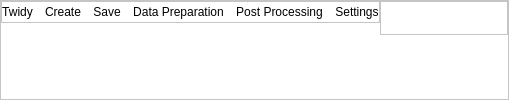
        <widget class="QFrame" name="frame_2">
         <property name="minimumSize">
          <size>
           <width>0</width>
           <height>40</height>
          </size>
         </property>
         <property name="maximumSize">
          <size>
           <width>16777215</width>
           <height>16777215</height>
          </size>
         </property>
         <property name="styleSheet">
          <string notr="true">background-color: rgb(255, 255, 255);
</string>
         </property>
         <property name="frameShape">
          <enum>QFrame::StyledPanel</enum>
         </property>
         <property name="frameShadow">
          <enum>QFrame::Raised</enum>
         </property>
         <layout class="QHBoxLayout" name="horizontalLayout">
          <property name="spacing">
           <number>0</number>
          </property>
          <property name="leftMargin">
           <number>0</number>
          </property>
          <property name="topMargin">
           <number>0</number>
          </property>
          <property name="rightMargin">
           <number>0</number>
          </property>
          <property name="bottomMargin">
           <number>0</number>
          </property>
          <item alignment="Qt::AlignTop">
           <widget class="QFrame" name="frame_5">
            <property name="frameShape">
             <enum>QFrame::StyledPanel</enum>
            </property>
            <property name="frameShadow">
             <enum>QFrame::Raised</enum>
            </property>
            <layout class="QHBoxLayout" name="horizontalLayout_2">
             <property name="spacing">
              <number>12</number>
             </property>
             <property name="leftMargin">
              <number>0</number>
             </property>
             <property name="topMargin">
              <number>0</number>
             </property>
             <property name="rightMargin">
              <number>0</number>
             </property>
             <property name="bottomMargin">
              <number>0</number>
             </property>
             <item>
              <widget class="QPushButton" name="pushButton_3">
               <property name="minimumSize">
                <size>
                 <width>20</width>
                 <height>20</height>
                </size>
               </property>
               <property name="maximumSize">
                <size>
                 <width>114</width>
                 <height>87</height>
                </size>
               </property>
               <property name="styleSheet">
                <string notr="true">border:none;</string>
               </property>
               <property name="text">
                <string>Twidy</string>
               </property>
               <property name="icon">
                <iconset>
                 <normaloff>../1111/IMAGES/image 21.png</normaloff>../1111/IMAGES/image 21.png</iconset>
               </property>
               <property name="iconSize">
                <size>
                 <width>40</width>
                 <height>40</height>
                </size>
               </property>
              </widget>
             </item>
             <item>
              <widget class="QPushButton" name="pushButton">
               <property name="minimumSize">
                <size>
                 <width>20</width>
                 <height>20</height>
                </size>
               </property>
               <property name="maximumSize">
                <size>
                 <width>84</width>
                 <height>62</height>
                </size>
               </property>
               <property name="styleSheet">
                <string notr="true">border:none;</string>
               </property>
               <property name="text">
                <string>Create</string>
               </property>
               <property name="icon">
                <iconset>
                 <normaloff>../1111/IMAGES/Vector (2).png</normaloff>../1111/IMAGES/Vector (2).png</iconset>
               </property>
               <property name="iconSize">
                <size>
                 <width>32</width>
                 <height>32</height>
                </size>
               </property>
              </widget>
             </item>
             <item>
              <widget class="QPushButton" name="pushButton_4">
               <property name="minimumSize">
                <size>
                 <width>20</width>
                 <height>20</height>
                </size>
               </property>
               <property name="maximumSize">
                <size>
                 <width>84</width>
                 <height>62</height>
                </size>
               </property>
               <property name="styleSheet">
                <string notr="true">border:none;</string>
               </property>
               <property name="text">
                <string>Save</string>
               </property>
               <property name="icon">
                <iconset>
                 <normaloff>../1111/IMAGES/Vector (4).png</normaloff>../1111/IMAGES/Vector (4).png</iconset>
               </property>
               <property name="iconSize">
                <size>
                 <width>32</width>
                 <height>32</height>
                </size>
               </property>
              </widget>
             </item>
             <item>
              <widget class="QPushButton" name="pushButton_2">
               <property name="minimumSize">
                <size>
                 <width>20</width>
                 <height>20</height>
                </size>
               </property>
               <property name="maximumSize">
                <size>
                 <width>160</width>
                 <height>62</height>
                </size>
               </property>
               <property name="styleSheet">
                <string notr="true">border:none;</string>
               </property>
               <property name="text">
                <string>Data Preparation</string>
               </property>
               <property name="icon">
                <iconset>
                 <normaloff>../1111/IMAGES/3.png</normaloff>../1111/IMAGES/3.png</iconset>
               </property>
               <property name="iconSize">
                <size>
                 <width>32</width>
                 <height>32</height>
                </size>
               </property>
              </widget>
             </item>
             <item>
              <widget class="QPushButton" name="pushButton_19">
               <property name="minimumSize">
                <size>
                 <width>20</width>
                 <height>20</height>
                </size>
               </property>
               <property name="maximumSize">
                <size>
                 <width>148</width>
                 <height>62</height>
                </size>
               </property>
               <property name="styleSheet">
                <string notr="true">border:none;</string>
               </property>
               <property name="text">
                <string>Post Processing</string>
               </property>
               <property name="icon">
                <iconset>
                 <normaloff>../1111/IMAGES/Group.png</normaloff>../1111/IMAGES/Group.png</iconset>
               </property>
               <property name="iconSize">
                <size>
                 <width>31</width>
                 <height>31</height>
                </size>
               </property>
              </widget>
             </item>
             <item>
              <widget class="QPushButton" name="pushButton_5">
               <property name="minimumSize">
                <size>
                 <width>20</width>
                 <height>20</height>
                </size>
               </property>
               <property name="maximumSize">
                <size>
                 <width>148</width>
                 <height>62</height>
                </size>
               </property>
               <property name="styleSheet">
                <string notr="true">border:none;</string>
               </property>
               <property name="text">
                <string>Settings</string>
               </property>
               <property name="icon">
                <iconset>
                 <normaloff>../1111/IMAGES/Group.png</normaloff>../1111/IMAGES/Group.png</iconset>
               </property>
               <property name="iconSize">
                <size>
                 <width>31</width>
                 <height>31</height>
                </size>
               </property>
              </widget>
             </item>
            </layout>
           </widget>
          </item>
          <item alignment="Qt::AlignRight|Qt::AlignTop">
           <widget class="QFrame" name="frame_6">
            <property name="frameShape">
             <enum>QFrame::StyledPanel</enum>
            </property>
            <property name="frameShadow">
             <enum>QFrame::Raised</enum>
            </property>
            <layout class="QHBoxLayout" name="horizontalLayout_3">
             <item>
              <widget class="QPushButton" name="pushButton_6">
               <property name="styleSheet">
                <string notr="true">border:none;</string>
               </property>
               <property name="text">
                <string/>
               </property>
               <property name="icon">
                <iconset>
                 <normaloff>../1111/IMAGES/icons8-subtract-50.png</normaloff>../1111/IMAGES/icons8-subtract-50.png</iconset>
               </property>
              </widget>
             </item>
             <item>
              <widget class="QPushButton" name="pushButton_7">
               <property name="styleSheet">
                <string notr="true">border:none;</string>
               </property>
               <property name="text">
                <string/>
               </property>
               <property name="icon">
                <iconset>
                 <normaloff>../1111/IMAGES/icons8-maximize-button-32.png</normaloff>../1111/IMAGES/icons8-maximize-button-32.png</iconset>
               </property>
              </widget>
             </item>
             <item>
              <widget class="QPushButton" name="pushButton_8">
               <property name="styleSheet">
                <string notr="true">border:none;</string>
               </property>
               <property name="text">
                <string/>
               </property>
               <property name="icon">
                <iconset>
                 <normaloff>../1111/IMAGES/cross.png</normaloff>../1111/IMAGES/cross.png</iconset>
               </property>
              </widget>
             </item>
            </layout>
           </widget>
          </item>
         </layout>
        </widget>
